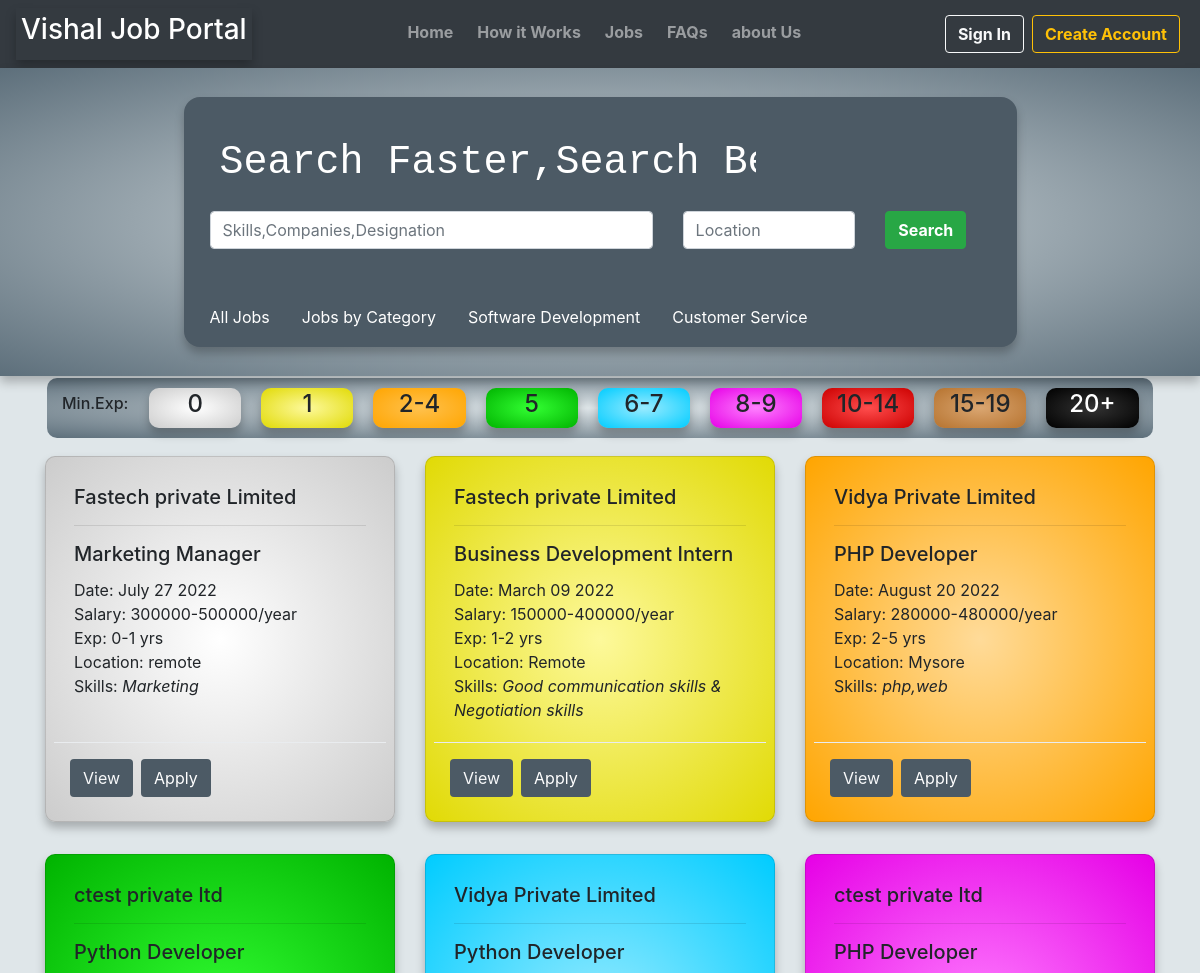
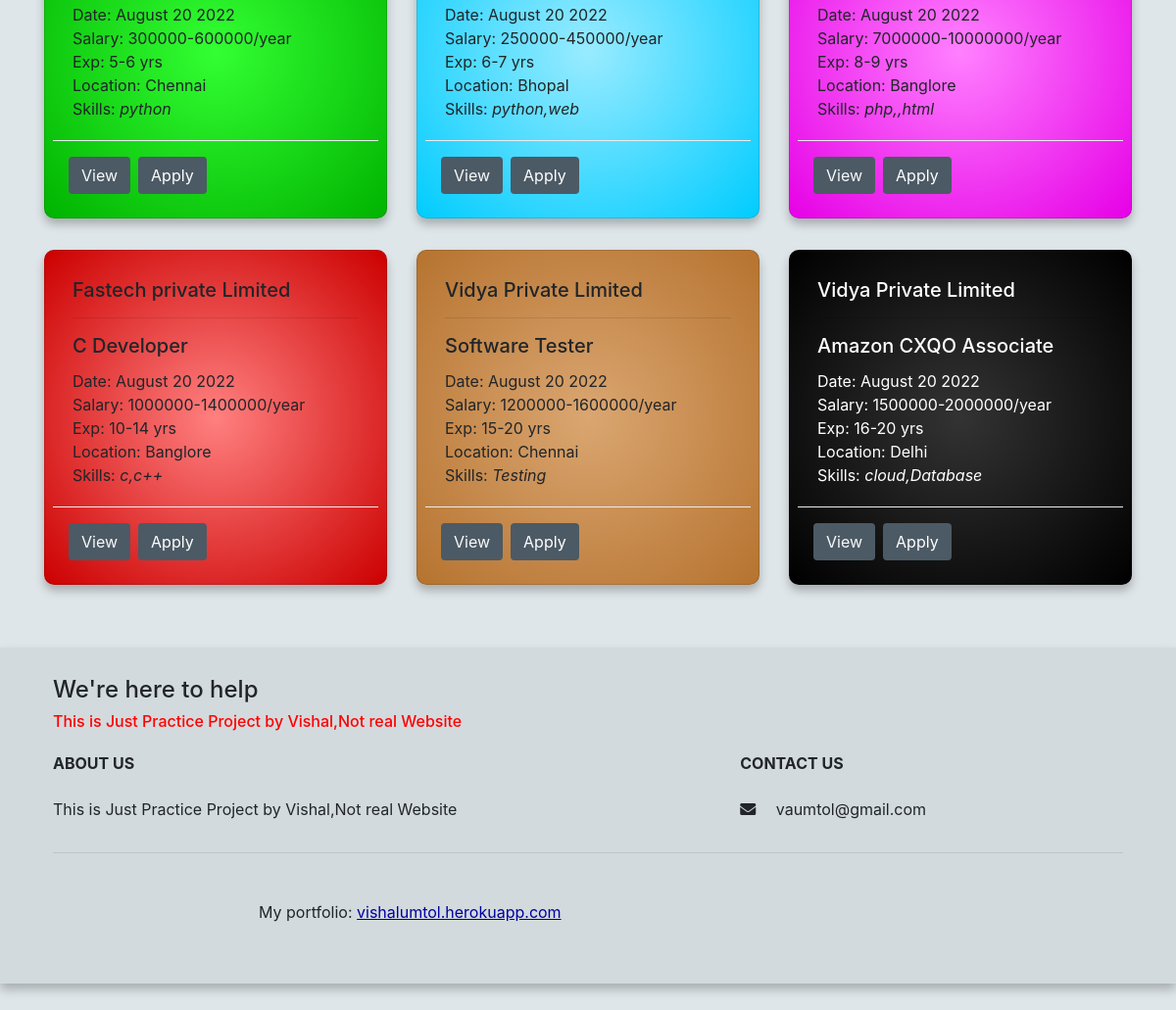
The page / on the database its author committed (2 pictures, top to bottom).
### JobPortal/models.py (models this page shows, shortened)
class Jobcreate(models.Model):
    id = models.UUIDField(primary_key=True, default=uuid.uuid4, editable=False)
    company_name= models.ForeignKey(Company, null=True, on_delete= models.SET_NULL)
    job_position=models.CharField(max_length=200,null=True)
    skills=models.CharField(max_length=300,null=True)
    disability=models.CharField(max_length=100,null=True)
    job_description=models.TextField(max_length=3000,null=True)
    min_salary=models.IntegerField(null=True)
    max_salary=models.IntegerField(null=True)
    min_experience=models.IntegerField(null=True)
    max_experience=models.IntegerField(null=True)
    Location=models.CharField(max_length=2000,null=True)
    date = models.DateTimeField(default=datetime.today(), blank=True)
    job_category = models.CharField(max_length=200, choices=CATEGORY, default='Others')

class Company(models.Model):
    id = models.UUIDField(primary_key=True, default=uuid.uuid4, editable=False)
    user=models.OneToOneField(User,null=True,on_delete=models.CASCADE)
    company_name=models.CharField(max_length=200,null=True,unique=True)
    company_logo = models.ImageField(default="profile2.png", null=True, blank=True)
    def __str__(self):
        return self.company_name

### JobPortal/decorators.py (the view)
	def wrapper_function(request, *args, **kwargs):
		group = None
		if request.user.groups.exists():
			group = request.user.groups.all()[0].name
		if group == 'Hr':
			return redirect('recruiterPage')
		if group == 'jobseeker':
			return redirect('candidatePage')
		else :
			return view_func(request, *args, **kwargs)

### JobPortal/views.py (called while the page is built)
@home_page
def main(request):
    companies=Jobcreate.objects.all().order_by('min_experience')
    li=[]
    context = {
    'companies': companies,'li':li
    }
    return render(request,'main.html',context)

### JobPortal/templates/main.html (shortened to what this page needs)
{% extends 'basic.html' %}
{% block body %}
{% load static %}
{% include 'com_searchbox.html' %}
{% include 'com_cards.html' %}
{% include 'footer.html' %}
{% endblock %}

### JobPortal/templates/com_cards.html (shortened to what this page needs)
<div class="container">
  <div class="row">
    {% for c in companies %}
    {% if c.job_position is not null %}
    <div class="cols-1 cols-md-3 col-lg-4 my-3">
      <div class="card formset_id clr2 h-100 p-2">
        <div class="card-body">
          <h5>{{c.company_name}}</h5>
          <hr>
          <h5 class="card-title">{{c.job_position}}</h5>
          <p class="card-text">Date: {{c.date| date:"F d Y"}}<br>
            Salary: {{c.min_salary}}-{{c.max_salary}}/year
            <br>Exp: {{c.min_experience}}-{{c.max_experience}} yrs
            <br>Location: {{c.Location}}
            <br>Skills: <i>{{c.skills}}</i>
          </p>
        </div>
        <div class="modal-footer justify-content-start">
          <a class="btn bord text-light" data-toggle="modal" data-target="#qv{{c.id}}">View</a>
          {% if c.id in li %}
          <a href="{% url 'apply' c.id %}" class="btn bord disabled">Applied</a>
          {% else %}
          <a href="{% url 'apply' c.id %}" class="btn bord">Apply</a>
          {% endif %}
        </div>
      </div>
    </div>
    {% endif %}
    {% endfor %}
  </div>
</div>

### rows shown on the page
Jobcreate: company_name "Fastech private Limited", job_position "Marketing Manager", date "July 27 2022", min_salary "300000", max_salary "500000", min_experience "0", max_experience "1", Location "remote", skills "Marketing", shows "Apply"
Jobcreate: company_name "Fastech private Limited", job_position "Business Development Intern", date "March 09 2022", min_salary "150000", max_salary "400000", min_experience "1", max_experience "2", Location "Remote", skills "Good communication skills & Negotiation skills", shows "Apply"
Jobcreate: company_name "Vidya Private Limited", job_position "PHP Developer", date "August 20 2022", min_salary "280000", max_salary "480000", min_experience "2", max_experience "5", Location "Mysore", skills "php,web", shows "Apply"
Jobcreate: company_name "ctest private ltd", job_position "Python Developer", date "August 20 2022", min_salary "300000", max_salary "600000", min_experience "5", max_experience "6", Location "Chennai", skills "python", shows "Apply"
Jobcreate: company_name "Vidya Private Limited", job_position "Python Developer", date "August 20 2022", min_salary "250000", max_salary "450000", min_experience "6", max_experience "7", Location "Bhopal", skills "python,web", shows "Apply"
Jobcreate: company_name "ctest private ltd", job_position "PHP Developer", date "August 20 2022", min_salary "7000000", max_salary "10000000", min_experience "8", max_experience "9", Location "Banglore", skills "php,,html", shows "Apply"
Jobcreate: company_name "Fastech private Limited", job_position "C Developer", date "August 20 2022", min_salary "1000000", max_salary "1400000", min_experience "10", max_experience "14", Location "Banglore", skills "c,c++", shows "Apply"
Jobcreate: company_name "Vidya Private Limited", job_position "Software Tester", date "August 20 2022", min_salary "1200000", max_salary "1600000", min_experience "15", max_experience "20", Location "Chennai", skills "Testing", shows "Apply"
Jobcreate: company_name "Vidya Private Limited", job_position "Amazon CXQO Associate", date "August 20 2022", min_salary "1500000", max_salary "2000000", min_experience "16", max_experience "20", Location "Delhi", skills "cloud,Database", shows "Apply"
